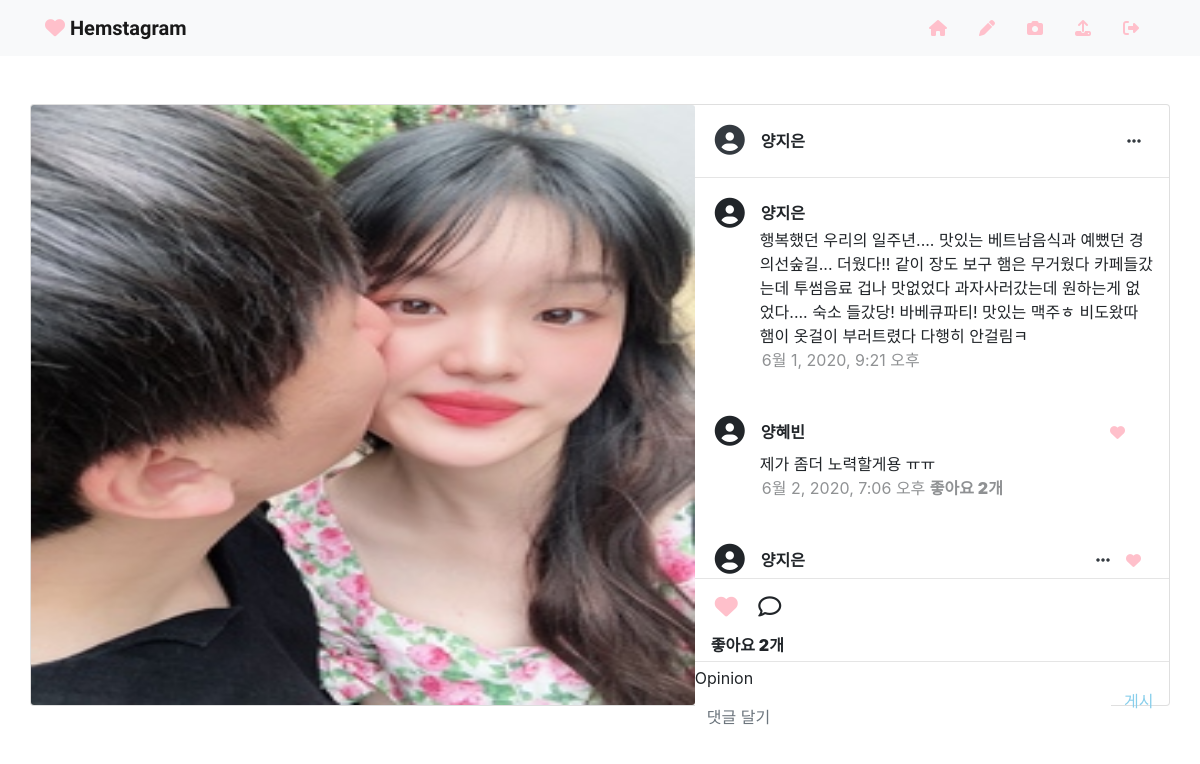
Screenshot of /photos/2/ (signed in) with the database file from the repository.
### photos/models.py (models this page shows)
class Photo(models.Model):
    content = models.TextField()
    image = models.ImageField()
    image_thumbnail = ImageSpecField(source='image',
                         processors=[ResizeToFill(250, 250)],
                         format='JPEG',
                         options={'quality': 100})
    author = models.ForeignKey(settings.AUTH_USER_MODEL, on_delete=models.CASCADE, related_name='my_photos')
    created_at = models.DateTimeField(auto_now_add=True)
    updated_at = models.DateTimeField(auto_now=True)
    like_users = models.ManyToManyField(settings.AUTH_USER_MODEL, related_name='like_photos')

class Comment(models.Model):
    photo = models.ForeignKey(Photo, on_delete=models.CASCADE, related_name='photo_comments')
    author = models.ForeignKey(settings.AUTH_USER_MODEL, on_delete=models.CASCADE, related_name='photo_my_comment')
    opinion = models.CharField(max_length=300)
    created_at = models.DateTimeField(auto_now_add=True)
    updated_at = models.DateTimeField(auto_now=True)
    like_users = models.ManyToManyField(settings.AUTH_USER_MODEL, related_name='like_comments')

### photos/views.py (the view)
# urls.py: path('<int:photo_pk>/', views.photo_detail, name='photo_detail'),
@require_GET
@login_required
def photo_detail(request, photo_pk):
    photo = get_object_or_404(Photo, pk=photo_pk)
    form = CommentForm()
    context = {
        'photo': photo,
        'form': form
    }
    return render(request, 'photos/photo_detail.html', context)

### photos/forms.py
class CommentForm(forms.ModelForm):
    class Meta:
        model = Comment
        fields = ('opinion', )
        widgets = {
            'opinion': forms.TextInput(
                attrs={'placeholder': '댓글 달기',
                       'class': 'comment-input',
            }),
        }

### photos/templates/photos/photo_detail.html (shortened to what this page needs)
{% extends 'base.html' %}
{% load bootstrap4 %}
{% load static %}
{% block static %}
<link rel="stylesheet" href="{% static 'css/photo_detail.css' %}">
{% endblock %}
{% block body %}
    <div class="card mb-5">
        <div class="row no-gutters card-height">
        <div class="col-md-7 card-height">
            <img src="{{ photo.image.url }}" class="card-img" alt="..." height="100%">
        </div>
        <div class="col-md-5">
            <div class="card-body d-flex align-items-center bd-highlight py-3">
                <div class="bd-highlight">
                    <a href="#" class="text-dark"><i class="fas fa-user-circle mr-3 profile-photo"></i></a>
                </div>
                <div class="bd-highlight">
                    <strong>{{ photo.author }}</strong>
                </div>
                {% if request.user == photo.author %}
                    <div class="ml-auto p-2 bd-highlight">
                        <a data-toggle="modal" href="#myPhoto{{ photo.pk }}" class="text-dark"><i class="fas fa-ellipsis-h"></i></a>
                    </div>
                {% endif %}
            </div>
            <hr class="my-0">
            <div class='comment-list'>
                <div class="card-body d-flex align-items-center pb-0">
                    <i class="fas fa-user-circle mr-3 profile-photo"></i>
                    <strong>{{ photo.author }} </strong>
                </div>
                <div class="container">
                    <p class="my-0 photo-title">{{ photo.content }}</p>
                </div>
                <div class="card-body pt-0 photo-created">
                    <span class="option-text">{{ photo.created_at }}</span>
                </div>
                {% for comment in photo.photo_comments.all|dictsortreversed:"created_at" %}
                    <div class="card-body d-flex align-items-center bd-highlight pb-0">
                        <div class="bd-highlight">
                            <i class="fas fa-user-circle mr-3 profile-photo"></i>
                        </div>
                        <div class="bd-highlight">
                            <strong>{{ comment.author }} </strong>
                        </div>
                        {% if request.user == comment.author %}
                            <div class="ml-auto p-2 bd-highlight">
                                <a data-toggle="modal" class="text-dark" href="#myPhoto{{ comment.pk }}"><i class="fas fa-ellipsis-h"></i></a>
                            </div>
                            <div class="p-2 bd-highlight">
                                {% if request.user in comment.like_users.all %}
                                    <i data-photo_pk="{{ photo.pk }}" data-comment_pk="{{ comment.pk }}" class="commentLikeButton fas fa-heart comment-liked-heart"></i>
                                {% else %}
                                    <i data-photo_pk="{{ photo.pk }}" data-comment_pk="{{ comment.pk }}" class="commentLikeButton far fa-heart comment-unliked-heart"></i>
                                {% endif %}
                            </div>
                        {% else %}
                            <div class="py-2 px-4 ml-auto bd-highlight">
                                {% if request.user in comment.like_users.all %}
                                    <i data-photo_pk="{{ photo.pk }}" data-comment_pk="{{ comment.pk }}" class="commentLikeButton fas fa-heart comment-liked-heart"></i>
                                {% else %}
                                    <i data-photo_pk="{{ photo.pk }}" data-comment_pk="{{ comment.pk }}" class="commentLikeButton far fa-heart comment-unliked-heart"></i>
                                {% endif %}
                            </div>
                        {% endif %}
                    </div>
                    <div class="container">
                        <p id="commentOpinion{{comment.pk}}" class="my-0 comment-opinion">{{ comment.opinion }}</p>
                    </div>
                    <div class="card-body pt-0 comment-info">
                        <span class="option-text">{{ comment.created_at }}</span>
                        <strong class="option-text">좋아요 <strong id="commentLikeCount{{ comment.pk }}">{{ comment.like_users.all|length }}</strong>개</strong>
                    </div>
                {% endfor %}
            </div>
            <hr class="mt-0">
            <div class="card-body pt-0 pb-1">
                {% if request.user in photo.like_users.all %}
                    <i data-photo_pk="{{ photo.pk }}" id="photoLikeButton" class="fas fa-heart photo-liked-heart mr-3"></i>
                {% else %}
                    <i data-photo_pk="{{ photo.pk }}" id="photoLikeButton" class="far fa-heart photo-unliked-heart mr-3"></i>
                {% endif %}
                <i class="far fa-comment mr-3 comment-img"></i>
            </div>
            <div class="mt-2 ml-3">
                <strong>좋아요 <strong id="photoLikeCount{{ photo.pk }}">{{ photo.like_users.all|length }}</strong>개</strong>
            </div>
            <hr class="my-1">
            <form id="commentForm" action="{% url 'photos:create_comment' photo.pk %}" method="POST">
                <div class="input-group">
                    <div class="comment-form">
                        {% bootstrap_form form layout='inline' %}
                    </div>
                    <button class="btn btn-default comment-button">게시</button>
                </div>
            </form>
        </div>
        </div>
    </div>
{% endblock %}

### photos/static/css/photo_detail.css (style rules this page uses)
.option-text { opacity: 0.5; }
.card-height { height: 600px; }
.profile-photo { font-size: 30px; }
.comment-list { height: 400px; overflow-y: scroll; }
.photo-title { margin-left: 50px; }
.photo-created { margin-left: 47px; }
.photo-liked-heart { color: pink; font-size: 23px; cursor:pointer; }
.comment-form { width: calc(100% - 58px); }
.comment-input { border: none; }
.comment-opinion { margin-left: 50px; margin-right: 50px; }
.comment-info { margin-left: 47px; }
.comment-button { margin-bottom: 16px; color: skyblue; }
.comment-liked-heart { color: pink; font-size: 15px; cursor: pointer; }
.comment-img { font-size: 23px; }

### rows the page displays
Photo: image (picture), author "양지은", content "행복했던 우리의 일주년.... 맛있는 베트남음식과 예뻤던 경의선숲길... 더웠다!! 같이 장도 보구 햄은 무거웠다 카페들갔는데 투썸음료 겁나 맛없었다 과자사러갔는데 원하는게 없었다.... 숙소 들갔당! 바베큐파티! 맛있는 맥주ㅎ 비도왔따 햄이 옷걸이 부러트렸다 다행히 안걸림ㅋ", created_at "6월 1, 2020, 9:21 오후", like_users.all|length "2"
Comment: author "양혜빈", opinion "제가 좀더 노력할게용 ㅠㅠ", created_at "6월 2, 2020, 7:06 오후", like_users.all|length "2"
Comment: author "양지은"
